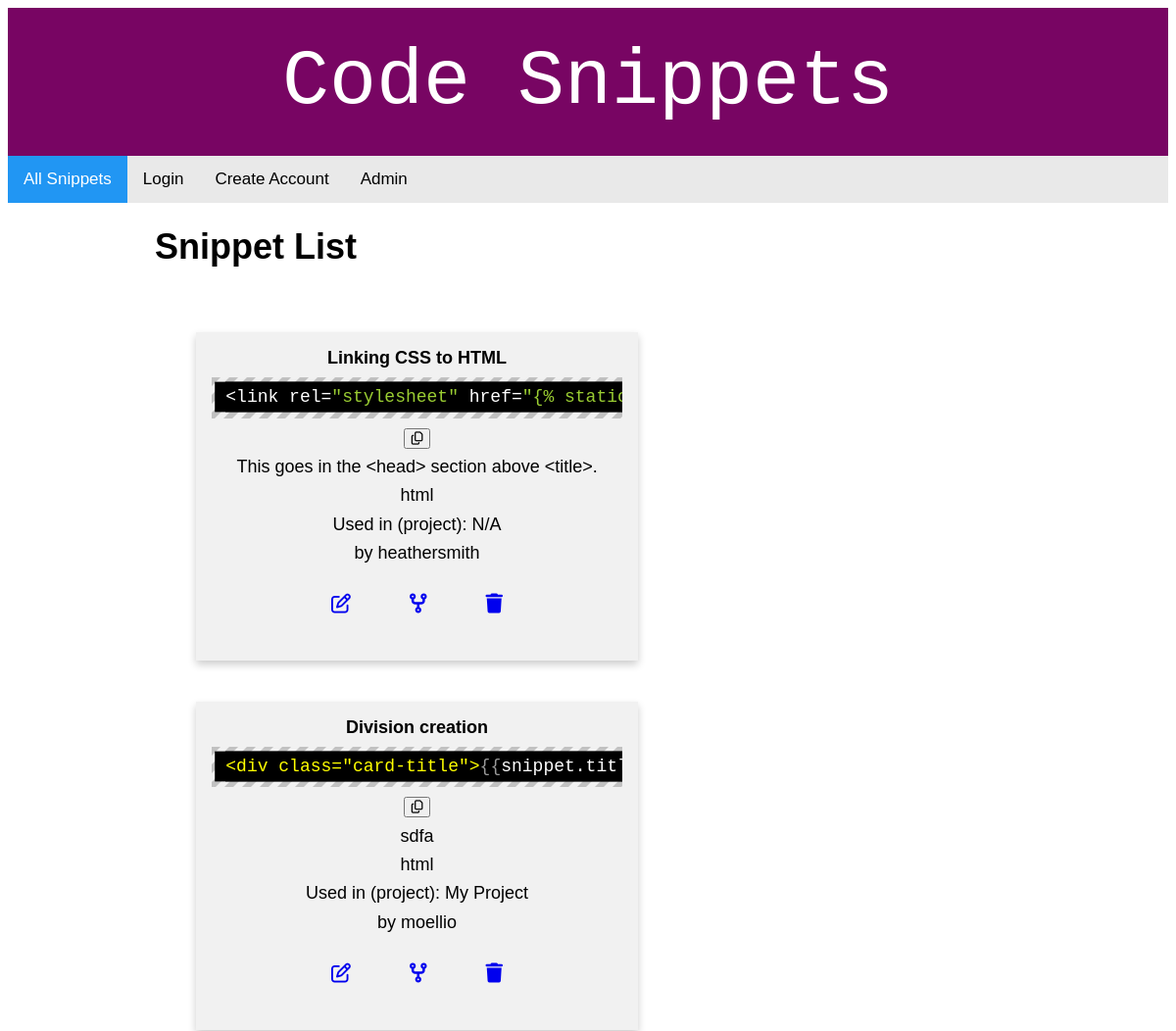
The app's page / (upper part), older data.
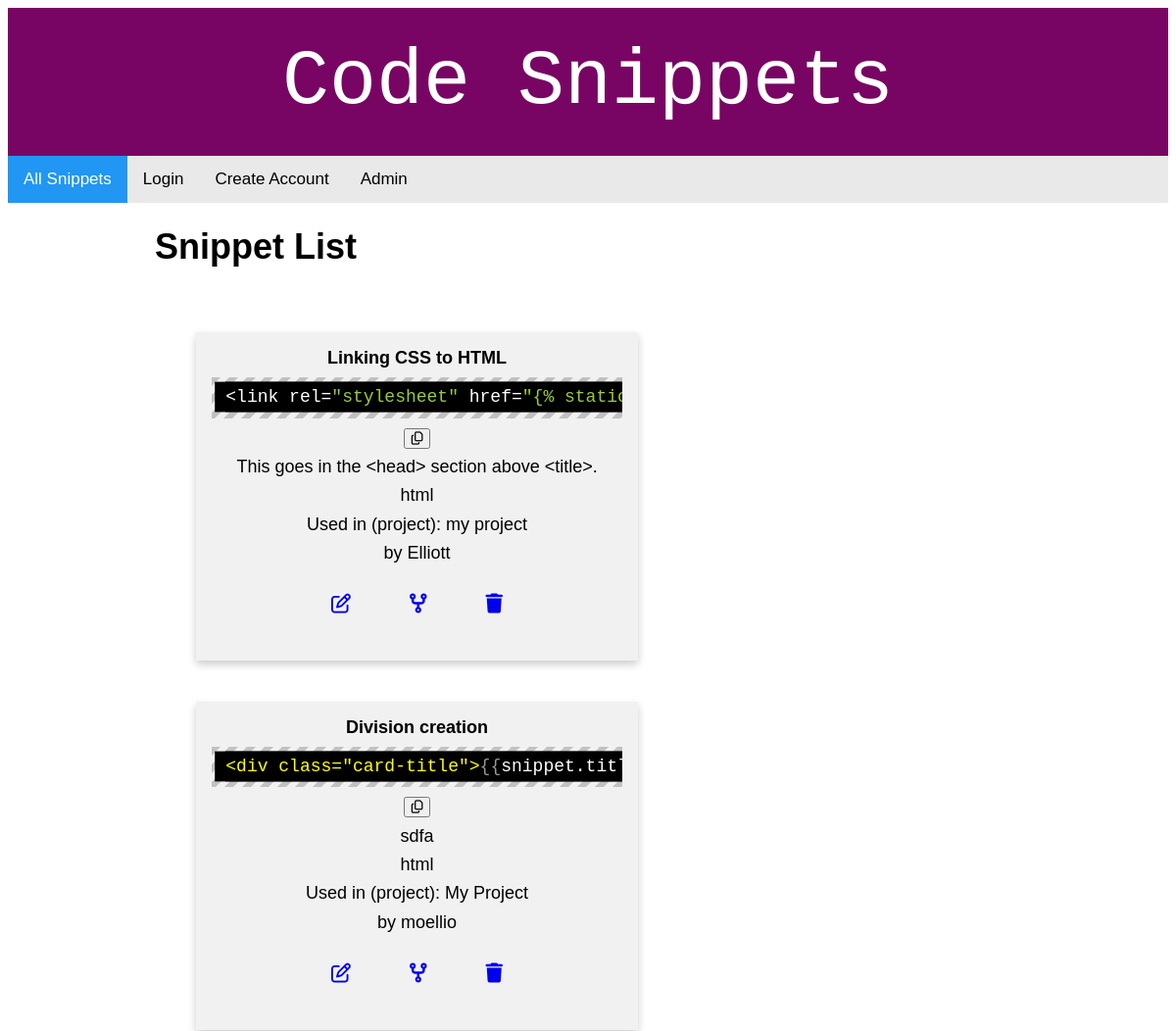
The same page, newer data.
### snippets/models.py (models this page shows, shortened)
class Snippet(models.Model):
    title = models.CharField(max_length=100)
    code = models.TextField()
    description = models.CharField(max_length=512, default="")
    project = models.CharField(max_length=100, blank=True, null=True)
    language = models.ForeignKey(
        'Language', on_delete=models.CASCADE, related_name="snippets", blank=True, null=True)
    users = models.ManyToManyField('User', related_name='snippets')
    author = models.ForeignKey(
        'User', on_delete=models.CASCADE, related_name="my_snippets")
    parent = models.ForeignKey(
        'Snippet', on_delete=models.SET_NULL, related_name='forks', blank=True, null=True)
    @property
    def get_project(self):
        if self.project:
            return self.project
        else:
            return "N/A"

class Language(models.Model):
    name = models.CharField(max_length=255)
    version = models.FloatField(blank=True, null=True)
    def __str__(self):
        return f'{self.name}'

class User(BaseUser):
    pass

### snippets/views.py (the view)
# urls.py: path('', views.snippets_list, name='snippets_list'),
def snippets_list(request):
    snippets = Snippet.objects.all()
    return render(request, 'snippets/snippets_list.html', {'snippets': snippets})

### templates/snippets/snippets_list.html (shortened to what this page needs)
{% extends 'base.html' %}
{% block content %}
  <h1>Snippet List</h1>
  <div class="container">
    {% for snippet in snippets %}
    <div class="snippet-row">
      <div class="card">
        <div class="card-title">{{snippet.title}}</div>
        <div class="card-code"><pre><code class="language-css">{{snippet.code}}</code></pre></div>
        <div class="code-copy"><button class="btn" data-clipboard-text={{snippet.code}}>
          <i class="fa-regular fa-copy"></i>
        </button></div>
        <div class="card-description">{{snippet.description}}</div>
        <div class="card-details">
        <div class="card-language">{{snippet.language}}</div>
        <div class="card-project">Used in (project): {{ snippet.get_project }}</div>
        <div class="card-user">by {{snippet.author}}</div>
      </div>
        <div class="card-actions">
          <div class="card-edit"><a href="{% url 'edit_snippet' snippet.pk %}"><i class="fa-regular fa-pen-to-square"></i></a></div>
          <div class="card-fork"><a href="{% url 'fork_snippet' snippet.pk %}"><i class="fa-solid fa-code-fork"></i></a></div>
          <div class="card-delete"><a href="{% url 'delete_snippet' snippet.pk %}"><i class="fa-solid fa-trash"></i></a>
        </div>
      </div>
    </div>
        {% endfor %}
  </div>
{% endblock content %}

### templates/base.html (shortened to what this page needs)
{% load static %}
<!DOCTYPE html>
<html lang="en">
<head>
    <link rel="stylesheet" href="{% static 'css/prism.css' %}">
    <link rel="stylesheet" href="{% static 'css/styles.css' %}">
</head>
<body>
<div class="header">
    <header>Code Snippets</header>
</div>
<div class="topnav">
    <a class="active" href="/">All Snippets</a>
    {% if user.is_authenticated %}
    <a href="{% url 'user_profile' %}">My Snippets</a>
    <a href="{% url 'new_snippet' %}">Add a Snippet</a>
    <div class="input">
    <form class="d-flexaction" method="POST" action="{% url 'search_snippets' %}">
        {% csrf_token %}
            <input type="text" placeholder="Search..." aria-lable="Search" name="searched">
            <button class="btn btn-outline-secondary" type="supmit">Search</button>
        </form>
    </div>
    </div>
    <div class="user">
    <div>Logged in as: {{ user }}</a></div>
    <div><a href='/accounts/logout'>Log Out</a></div>
    {% else %}
    <div><a href="{% url 'auth_login' %}">Login</a></div>
    <div><a href="{% url 'registration_register' %}">Create Account</a></div>
    {% endif %}
    <div class="admin"><a href="{% url 'admin:index' %}">Admin</a></div>
</div>
<div class="body-content">
    {% block content %}
    {% endblock %}
</body>
</html>

### static/css/prism.css (style rules this page uses)
code[class*=language-],pre[class*=language-] { font-family:Consolas,Monaco,'Andale Mono','Ubuntu Mono',monospace;font-size:1em;text-align:left;white-space:pre;word-spacing:normal;word-break:normal;word-wrap:normal;line-height:1.5;-moz-tab-size:4;-o-tab-size:4;tab-size:4;-webkit-hyphens:none;-moz-hyphens:none;-ms-hyphens:none;hyphens:none }
pre[class*=language-] { padding:.4em .8em;margin:.5em 0;overflow:auto;background-size:1em 1em }
code[class*=language-] { background:#000;color:#fff;box-shadow:-.3em 0 0 .3em #000,.3em 0 0 .3em #000 }

### static/css/styles.css (style rules this page uses)
.header { padding-top: 30px; padding-bottom: 30px; text-align: center; background-color: #780563; color: white; font-size: 5rem; font-family: "monaco" ,monospace; }
.body-content { margin-left: 150px; font-size: 18px; }
.card-code { font-family: "monaco"; }
.code-copy { margin: 2%; }
body { font-family: Arial, Helvetica, sans-serif; }
.container { display: flex; flex-wrap: wrap; }
.card { margin: 5%; width: 50%; }
.card-actions { display: inline; }
.card-actions { display: flex; justify-content: center; }
.card-actions > div { background-color: #f1f1f1; margin: 10px; padding: 20px; font-size: 20px; }
.card { box-shadow: 0 4px 8px 0 rgba(0, 0, 0, 0.2); padding: 16px; text-align: center; background-color: #f1f1f1; }
.card-title { font-weight: bold; margin-bottom: 2%; }
.card-language { margin: 2%; }
.card-project { margin: 2%; }
.language-css { size-adjust: -10%; }
.topnav { overflow: hidden; background-color: #e9e9e9; }
.topnav a { float: left; display: block; color: black; text-align: center; padding: 14px 16px; text-decoration: none; font-size: 17px; }
.topnav a.active { background-color: #2196F3; color: white; }

Row changes from the older to the newer data that the page shows:
changed Snippet "Linking CSS to HTML": get_project "N/A" → "my project"; author "heathersmith" → "Elliott"
